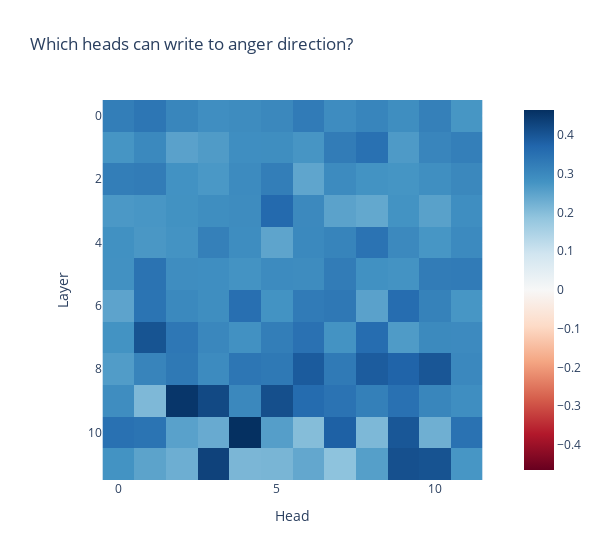

Notebook code for this chart:
### Code cell
px.imshow(best_heads, color_continuous_scale="RdBu", color_continuous_midpoint=0, title="Which heads can write to anger direction?", labels={"x": "Head", "y": "Layer"}, width=600)

### Figure 1 — Plotly figure (JSON) as saved in the notebook; plotly's stock layout.template omitted (floating-point values rounded to 4 significant figures; data arrays with more than 128 entries replaced by an {"elided": "..."} marker saying what was removed)
{"data": [{"coloraxis": "coloraxis", "hovertemplate": "Head: %{x}<br>Layer: %{y}<br>color: %{z}<extra></extra>", "name": "0", "type": "heatmap", "xaxis": "x", "yaxis": "y", "z": {"elided": "12x12 float values"}}], "layout": {"coloraxis": {"cmid": 0, "colorscale": [[0, "rgb(103,0,31)"], [0.1, "rgb(178,24,43)"], [0.2, "rgb(214,96,77)"], [0.3, "rgb(244,165,130)"], [0.4, "rgb(253,219,199)"], [0.5, "rgb(247,247,247)"], [0.6, "rgb(209,229,240)"], [0.7, "rgb(146,197,222)"], [0.8, "rgb(67,147,195)"], [0.9, "rgb(33,102,172)"], [1, "rgb(5,48,97)"]]}, "title": {"text": "Which heads can write to anger direction?"}, "width": 600, "xaxis": {"anchor": "y", "constrain": "domain", "domain": [0, 1], "scaleanchor": "y", "title": {"text": "Head"}}, "yaxis": {"anchor": "x", "autorange": "reversed", "constrain": "domain", "domain": [0, 1], "title": {"text": "Layer"}}}}
